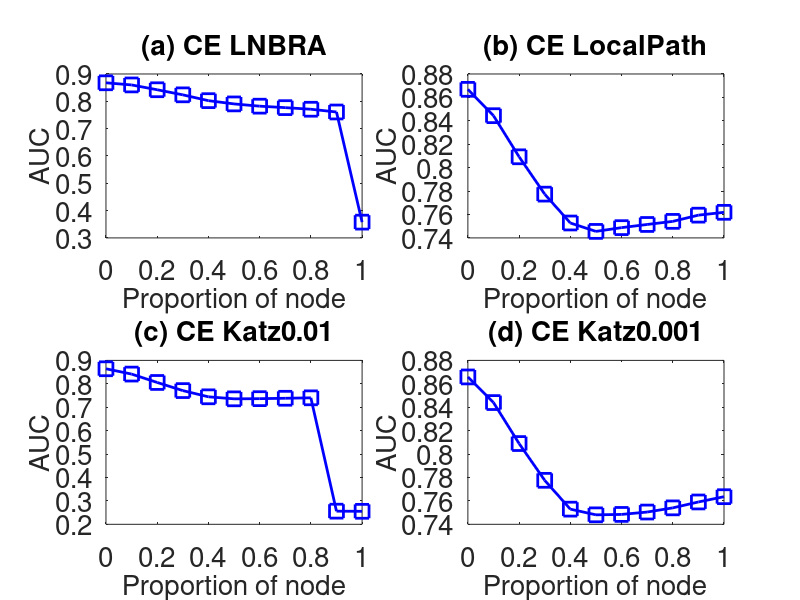

Write the MATLAB code that produced this figure.
subplot(2,2,1);
x=0:0.1:1;
y=[0.867727	0.859915	0.842272	0.823645	0.802365	0.79044	0.782183	0.776798	0.77095	0.760862	0.357676
];
plot(x,y,'-bs','LineWidth',2,'MarkerSize',10);
set(gca,'FontSize',20);
xlabel('Proportion of node','fontsize',20);
ylabel('AUC','fontsize',20);
title('(a) CE LNBRA','fontsize',20);

subplot(2,2,2);
x=0:0.1:1;
y=[0.86688	0.844378	0.809266	0.777387	0.752731	0.745557	0.748762	0.751472	0.754115	0.759426	0.761849
];
plot(x,y,'-bs','LineWidth',2,'MarkerSize',10);
set(gca,'FontSize',20);
xlabel('Proportion of node','fontsize',20);
ylabel('AUC','fontsize',20);
title('(b) CE LocalPath','fontsize',20);

subplot(2,2,3);
x=0:0.1:1;
y=[0.864234	0.841546	0.80572	0.770998	0.74448	0.73582	0.736542	0.738266	0.740134	0.256134	0.255504
];
plot(x,y,'-bs','LineWidth',2,'MarkerSize',10);
set(gca,'FontSize',20);
xlabel('Proportion of node','fontsize',20);
ylabel('AUC','fontsize',20);
title('(c) CE Katz0.01','fontsize',20);


subplot(2,2,4);
x=0:0.1:1;
y=[0.865864	0.843978	0.808974	0.777572	0.752952	0.748092	0.748446	0.750472	0.754042	0.75908	0.763582
];
plot(x,y,'-bs','LineWidth',2,'MarkerSize',10);
set(gca,'FontSize',20);
xlabel('Proportion of node','fontsize',20);
ylabel('AUC','fontsize',20);
title('(d) CE Katz0.001','fontsize',20);